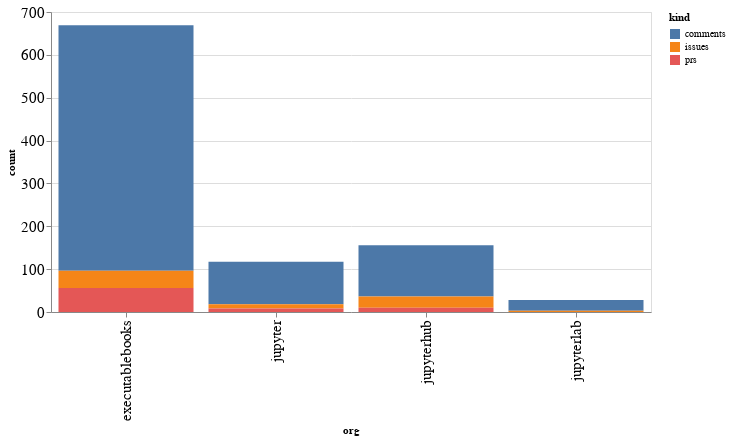

Notebook cell for this chart:
### Code cell
alt.Chart(org_summaries, width=600).mark_bar().encode(
    x='org',
    y='count',
    color='kind',
    tooltip="org"
)

### Figure 1 — Vega-Lite specification as saved in the notebook (floating-point values rounded to 4 significant figures)
{"config": {"axisLeft": {"labelFontSize": 15}, "axisBottom": {"labelFontSize": 15}}, "data": {"name": "data-64fc2a543687c9f5e2592117948f9125"}, "mark": "bar", "encoding": {"color": {"type": "nominal", "field": "kind"}, "tooltip": {"type": "nominal", "field": "org"}, "x": {"type": "nominal", "field": "org"}, "y": {"type": "quantitative", "field": "count"}}, "width": 600, "$schema": "https://vega.github.io/schema/vega-lite/v4.8.1.json", "datasets": {"data-64fc2a543687c9f5e2592117948f9125": [{"org": "executablebooks", "kind": "comments", "count": 573}, {"org": "executablebooks", "kind": "issues", "count": 40}, {"org": "executablebooks", "kind": "prs", "count": 56}, {"org": "jupyter", "kind": "comments", "count": 99}, {"org": "jupyter", "kind": "issues", "count": 10}, {"org": "jupyter", "kind": "prs", "count": 8}, {"org": "jupyterhub", "kind": "comments", "count": 120}, {"org": "jupyterhub", "kind": "issues", "count": 26}, {"org": "jupyterhub", "kind": "prs", "count": 10}, {"org": "jupyterlab", "kind": "comments", "count": 25}, {"org": "jupyterlab", "kind": "issues", "count": 3}]}}
